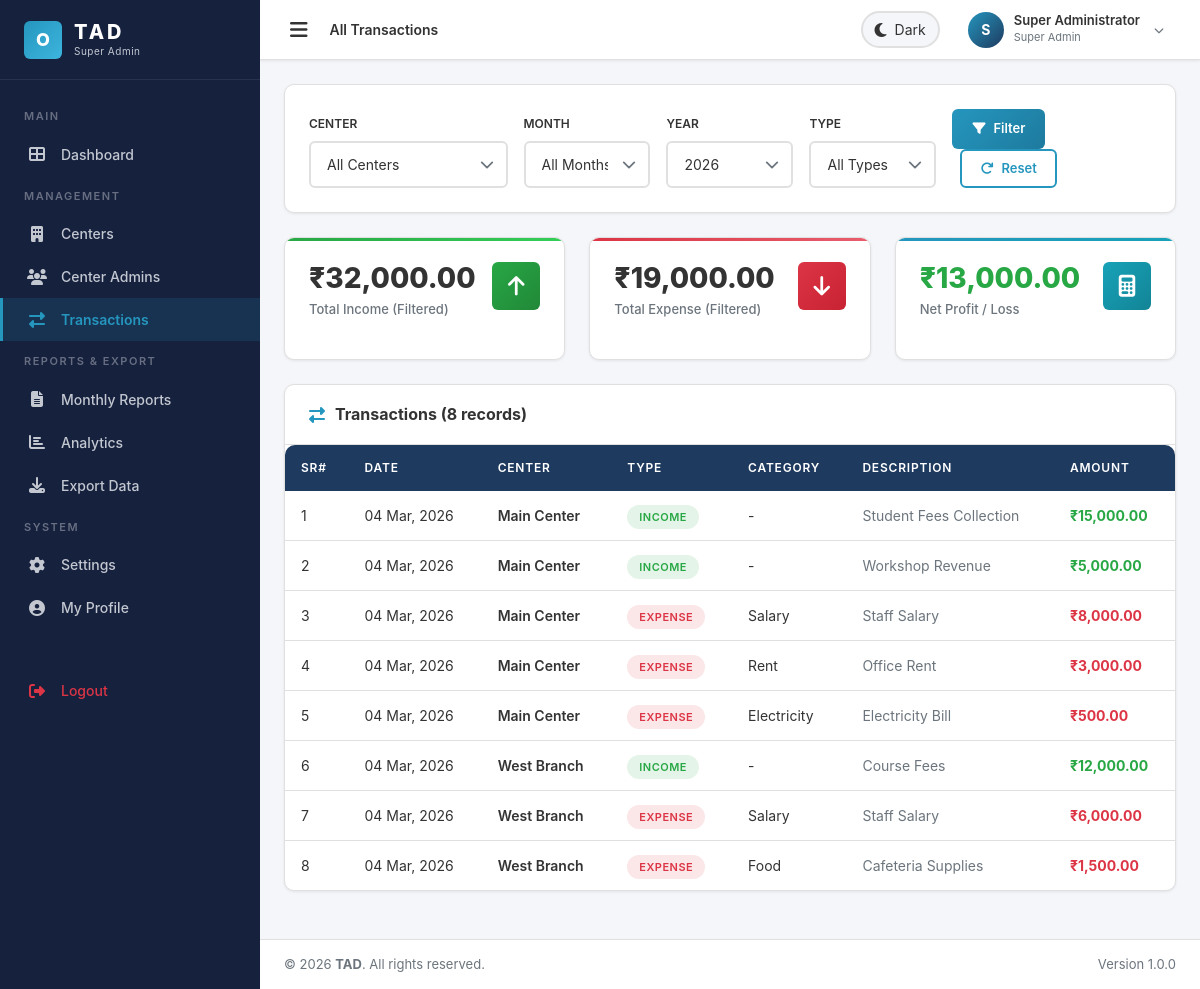
Page /superadmin/transactions.php (signed in) on the committed database.
### tables this page shows
CREATE TABLE `transactions` (
    `id` INT AUTO_INCREMENT PRIMARY KEY,
    `center_id` INT NOT NULL,
    `type` ENUM('income', 'expense') NOT NULL,
    `category` VARCHAR(100) DEFAULT NULL,
    `description` VARCHAR(500) DEFAULT NULL,
    `amount` DECIMAL(12,2) NOT NULL,
    `date` DATE NOT NULL,
    `month` INT NOT NULL,
    `year` INT NOT NULL,
    `created_by` INT DEFAULT NULL,
    `created_at` TIMESTAMP DEFAULT CURRENT_TIMESTAMP,
    FOREIGN KEY (`center_id`) REFERENCES `centers`(`id`) ON DELETE CASCADE,
    FOREIGN KEY (`created_by`) REFERENCES `users`(`id`) ON DELETE SET NULL,
    INDEX `idx_center_month_year` (`center_id`, `month`, `year`),
    INDEX `idx_type` (`type`)
);

CREATE TABLE `centers` (
    `id` INT AUTO_INCREMENT PRIMARY KEY,
    `center_name` VARCHAR(255) NOT NULL,
    `location` VARCHAR(255) NOT NULL,
    `created_at` TIMESTAMP DEFAULT CURRENT_TIMESTAMP
);

### includes/functions.php (called while the page is built, shortened)
<?php
function sanitize($data) {
    $data = trim($data);
    $data = stripslashes($data);
    $data = htmlspecialchars($data, ENT_QUOTES, 'UTF-8');
    return $data;
}
function formatCurrency($amount) {
    $amount = (float)$amount;
    $isNegative = $amount < 0;
    $amount = abs($amount);
    $whole = floor($amount);
    $decimal = sprintf('%02d', round(($amount - $whole) * 100));
    $wholeStr = (string)$whole;
    $length = strlen($wholeStr);
    if ($length > 3) {
        $lastThree = substr($wholeStr, -3);
        $remaining = substr($wholeStr, 0, $length - 3);
        $formatted = '';
        $remLen = strlen($remaining);
        for ($i = 0; $i < $remLen; $i++) {
            $formatted .= $remaining[$i];
        }
        $result = $formatted . ',' . $lastThree . '.' . $decimal;
    } else {
        $result = $wholeStr . '.' . $decimal;
    }
    return ($isNegative ? '-' : '') . '₹' . $result;
}
function formatDate($date) {
    return date('d M, Y', strtotime($date));
}

### superadmin/transactions.php (the view, shortened to what this page needs)
<?php
$conn = getDBConnection();
$filterYear = isset($_GET['year']) ? (int)$_GET['year'] : (int)date('Y');
$query = "SELECT t.*, c.center_name FROM transactions t JOIN centers c ON t.center_id = c.id WHERE 1=1";
$params = [];
$types = '';
if ($filterYear > 0) {
    $query .= " AND t.year = ?";
    $params[] = $filterYear;
    $types .= 'i';
}
$query .= " ORDER BY t.date DESC, t.created_at DESC";
$stmt = $conn->prepare($query);
if (!empty($params)) {
    $stmt->bind_param($types, ...$params);
}
$stmt->execute();
$transactions = $stmt->get_result();
$totalQuery = str_replace("SELECT t.*, c.center_name", "SELECT
    COALESCE(SUM(CASE WHEN t.type='income' THEN t.amount ELSE 0 END), 0) as total_income,
    COALESCE(SUM(CASE WHEN t.type='expense' THEN t.amount ELSE 0 END), 0) as total_expense", $query);
$totalQuery = str_replace("ORDER BY t.date DESC, t.created_at DESC", "", $totalQuery);
$totalStmt = $conn->prepare($totalQuery);
if (!empty($params)) {
    $totalStmt->bind_param($types, ...$params);
}
$totalStmt->execute();
$totals = $totalStmt->get_result()->fetch_assoc();
include __DIR__ . '/../includes/header.php';
?>
<div class="card-custom mb-4">
    <div class="card-custom-body">
        <form method="GET" class="row g-3 align-items-end">
            <div class="col-md-3">
                <label class="form-label fw-600" style="font-size: 12px;">CENTER</label>
                <select name="center" class="form-control-custom">
                    <option value="0">All Centers</option>
                </select>
            </div>
            <div class="col-md-2">
                <label class="form-label fw-600" style="font-size: 12px;">MONTH</label>
                <select name="month" class="form-control-custom">
                    <option value="0">All Months</option>
                </select>
            </div>
            <div class="col-md-2">
                <label class="form-label fw-600" style="font-size: 12px;">YEAR</label>
                <select name="year" class="form-control-custom">
                    <?php for ($y = date('Y'); $y >= date('Y') - 5; $y--): ?>
                    <option value="<?php echo $y; ?>" <?php echo $filterYear == $y ? 'selected' : ''; ?>>
                        <?php echo $y; ?>
                    </option>
                    <?php endfor; ?>
                </select>
            </div>
            <div class="col-md-2">
                <label class="form-label fw-600" style="font-size: 12px;">TYPE</label>
                <select name="type" class="form-control-custom">
                    <option value="">All Types</option>
                </select>
            </div>
            <div class="col-md-3">
                <button type="submit" class="btn-primary-custom">
                    <i class="fas fa-filter"></i> Filter
                </button>
                <a href="<?php echo APP_URL; ?>/superadmin/transactions.php" class="btn-outline-custom ms-2">
                    <i class="fas fa-redo"></i> Reset
                </a>
            </div>
        </form>
    </div>
</div>
<div class="row g-4 mb-4">
    <div class="col-md-4">
        <div class="stat-card income-card">
            <div class="stat-card-header">
                <div>
                    <div class="stat-card-value"><?php echo formatCurrency($totals['total_income']); ?></div>
                    <div class="stat-card-label">Total Income (Filtered)</div>
                </div>
                <div class="stat-card-icon bg-success"><i class="fas fa-arrow-up"></i></div>
            </div>
        </div>
    </div>
    <div class="col-md-4">
        <div class="stat-card expense-card">
            <div class="stat-card-header">
                <div>
                    <div class="stat-card-value"><?php echo formatCurrency($totals['total_expense']); ?></div>
                    <div class="stat-card-label">Total Expense (Filtered)</div>
                </div>
                <div class="stat-card-icon bg-danger"><i class="fas fa-arrow-down"></i></div>
            </div>
        </div>
    </div>
    <div class="col-md-4">
        <?php $profit = $totals['total_income'] - $totals['total_expense']; ?>
        <div class="stat-card profit-card">
            <div class="stat-card-header">
                <div>
                    <div class="stat-card-value <?php echo $profit >= 0 ? 'text-success-custom' : 'text-danger-custom'; ?>">
                        <?php echo formatCurrency($profit); ?>
                    </div>
                    <div class="stat-card-label">Net Profit / Loss</div>
                </div>
                <div class="stat-card-icon <?php echo $profit >= 0 ? 'bg-info' : 'bg-danger'; ?>">
                    <i class="fas fa-calculator"></i>
                </div>
            </div>
        </div>
    </div>
</div>
<div class="card-custom">
    <div class="card-custom-header">
        <h5><i class="fas fa-exchange-alt"></i> Transactions (<?php echo $transactions->num_rows; ?> records)</h5>
    </div>
    <div class="card-custom-body p-0">
        <div class="table-responsive">
            <table class="table-custom">
                <thead>
                    <tr>
                        <th>SR#</th>
                        <th>Date</th>
                        <th>Center</th>
                        <th>Type</th>
                        <th>Category</th>
                        <th>Description</th>
                        <th>Amount</th>
                    </tr>
                </thead>
                <tbody>
                    <?php $sr = 1; while ($t = $transactions->fetch_assoc()): ?>
                    <tr>
                        <td><?php echo $sr++; ?></td>
                        <td><?php echo formatDate($t['date']); ?></td>
                        <td class="fw-600"><?php echo sanitize($t['center_name']); ?></td>
                        <td>
                            <span class="badge-type <?php echo $t['type'] === 'income' ? 'badge-income' : 'badge-expense'; ?>">
                                <?php echo ucfirst($t['type']); ?>
                            </span>
                        </td>
                        <td><?php echo $t['category'] ? sanitize($t['category']) : '-'; ?></td>
                        <td class="text-muted-custom"><?php echo $t['description'] ? sanitize($t['description']) : '-'; ?></td>
                        <td class="fw-700 <?php echo $t['type'] === 'income' ? 'text-success-custom' : 'text-danger-custom'; ?>">
                            <?php echo formatCurrency($t['amount']); ?>
                        </td>
                    </tr>
                    <?php endwhile; ?>
                </tbody>
            </table>
        </div>
    </div>
</div>
<?php include __DIR__ . '/../includes/footer.php'; ?>

### rows in the picture
transactions: date "04 Mar, 2026", center.center_name "Main Center", type "INCOME", description "Student Fees Collection", amount "₹15,000.00"
transactions: date "04 Mar, 2026", center.center_name "Main Center", type "INCOME", description "Workshop Revenue", amount "₹5,000.00"
transactions: date "04 Mar, 2026", center.center_name "Main Center", type "EXPENSE", category "Salary", description "Staff Salary", amount "₹8,000.00"
transactions: date "04 Mar, 2026", center.center_name "Main Center", type "EXPENSE", category "Rent", description "Office Rent", amount "₹3,000.00"
transactions: date "04 Mar, 2026", center.center_name "Main Center", type "EXPENSE", category "Electricity", description "Electricity Bill", amount "₹500.00"
transactions: date "04 Mar, 2026", center.center_name "West Branch", type "INCOME", description "Course Fees", amount "₹12,000.00"
transactions: date "04 Mar, 2026", center.center_name "West Branch", type "EXPENSE", category "Salary", description "Staff Salary", amount "₹6,000.00"
transactions: date "04 Mar, 2026", center.center_name "West Branch", type "EXPENSE", category "Food", description "Cafeteria Supplies", amount "₹1,500.00"

### other values in the picture
APP_NAME "TAD"
$pageTitle "All Transactions"
substr($_SESSION['user_name'] ?? 'U', 0, 1) "S"
$_SESSION['user_name'] "Super Administrator"
formatCurrency($totals['total_income']) "₹32,000.00"
formatCurrency($totals['total_expense']) "₹19,000.00"
formatCurrency($profit) "₹13,000.00"
$transactions->num_rows "8"
APP_VERSION "1.0.0"
form field year "2026"
